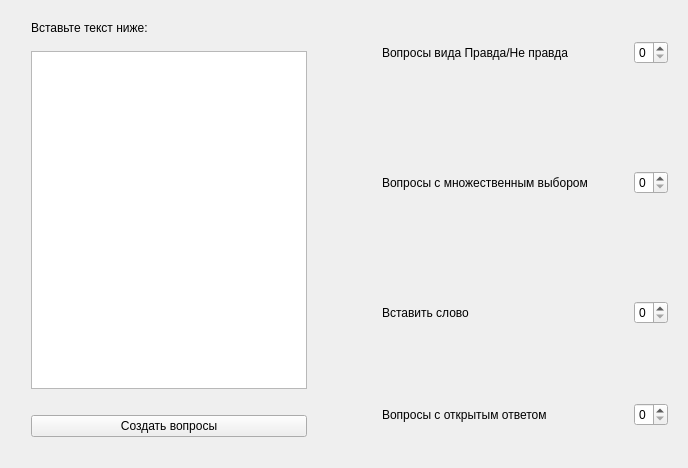
<?xml version="1.0" encoding="UTF-8"?>
<ui version="4.0">
 <class>Widget</class>
 <widget class="QWidget" name="Widget">
  <property name="geometry">
   <rect>
    <x>0</x>
    <y>0</y>
    <width>688</width>
    <height>468</height>
   </rect>
  </property>
  <property name="windowTitle">
   <string>Widget</string>
  </property>
  <layout class="QHBoxLayout" name="horizontalLayout">
   <item>
    <spacer name="horizontalSpacer_9">
     <property name="orientation">
      <enum>Qt::Horizontal</enum>
     </property>
     <property name="sizeType">
      <enum>QSizePolicy::Minimum</enum>
     </property>
     <property name="sizeHint" stdset="0">
      <size>
       <width>20</width>
       <height>20</height>
      </size>
     </property>
    </spacer>
   </item>
   <item>
    <layout class="QVBoxLayout" name="verticalLayout">
     <item>
      <spacer name="verticalSpacer_4">
       <property name="orientation">
        <enum>Qt::Vertical</enum>
       </property>
       <property name="sizeType">
        <enum>QSizePolicy::Minimum</enum>
       </property>
       <property name="sizeHint" stdset="0">
        <size>
         <width>20</width>
         <height>10</height>
        </size>
       </property>
      </spacer>
     </item>
     <item>
      <widget class="QLabel" name="label">
       <property name="mouseTracking">
        <bool>false</bool>
       </property>
       <property name="text">
        <string>Вставьте текст ниже:</string>
       </property>
       <property name="margin">
        <number>10</number>
       </property>
      </widget>
     </item>
     <item>
      <spacer name="verticalSpacer_3">
       <property name="orientation">
        <enum>Qt::Vertical</enum>
       </property>
       <property name="sizeType">
        <enum>QSizePolicy::Minimum</enum>
       </property>
       <property name="sizeHint" stdset="0">
        <size>
         <width>20</width>
         <height>10</height>
        </size>
       </property>
      </spacer>
     </item>
     <item>
      <widget class="QPlainTextEdit" name="plainTextEdit">
       <property name="sizePolicy">
        <sizepolicy hsizetype="Expanding" vsizetype="Expanding">
         <horstretch>19</horstretch>
         <verstretch>0</verstretch>
        </sizepolicy>
       </property>
      </widget>
     </item>
     <item>
      <spacer name="verticalSpacer">
       <property name="orientation">
        <enum>Qt::Vertical</enum>
       </property>
       <property name="sizeType">
        <enum>QSizePolicy::Minimum</enum>
       </property>
       <property name="sizeHint" stdset="0">
        <size>
         <width>20</width>
         <height>20</height>
        </size>
       </property>
      </spacer>
     </item>
     <item>
      <widget class="QPushButton" name="pushButton">
       <property name="text">
        <string>Создать вопросы</string>
       </property>
      </widget>
     </item>
     <item>
      <spacer name="verticalSpacer_2">
       <property name="orientation">
        <enum>Qt::Vertical</enum>
       </property>
       <property name="sizeType">
        <enum>QSizePolicy::Minimum</enum>
       </property>
       <property name="sizeHint" stdset="0">
        <size>
         <width>20</width>
         <height>20</height>
        </size>
       </property>
      </spacer>
     </item>
    </layout>
   </item>
   <item>
    <spacer name="horizontalSpacer_10">
     <property name="orientation">
      <enum>Qt::Horizontal</enum>
     </property>
     <property name="sizeType">
      <enum>QSizePolicy::Minimum</enum>
     </property>
     <property name="sizeHint" stdset="0">
      <size>
       <width>20</width>
       <height>20</height>
      </size>
     </property>
    </spacer>
   </item>
   <item>
    <layout class="QVBoxLayout" name="verticalLayout_2">
     <item>
      <widget class="QWidget" name="widget_4" native="true">
       <layout class="QHBoxLayout" name="horizontalLayout_3">
        <item>
         <spacer name="horizontalSpacer_5">
          <property name="orientation">
           <enum>Qt::Horizontal</enum>
          </property>
          <property name="sizeType">
           <enum>QSizePolicy::Minimum</enum>
          </property>
          <property name="sizeHint" stdset="0">
           <size>
            <width>40</width>
            <height>20</height>
           </size>
          </property>
         </spacer>
        </item>
        <item>
         <widget class="QLabel" name="label_5">
          <property name="text">
           <string>Вопросы вида Правда/Не правда</string>
          </property>
         </widget>
        </item>
        <item>
         <spacer name="horizontalSpacer_4">
          <property name="orientation">
           <enum>Qt::Horizontal</enum>
          </property>
          <property name="sizeHint" stdset="0">
           <size>
            <width>40</width>
            <height>20</height>
           </size>
          </property>
         </spacer>
        </item>
        <item>
         <widget class="QSpinBox" name="spinBox_4">
          <property name="minimum">
           <number>0</number>
          </property>
          <property name="maximum">
           <number>5</number>
          </property>
          <property name="displayIntegerBase">
           <number>10</number>
          </property>
         </widget>
        </item>
       </layout>
      </widget>
     </item>
     <item>
      <spacer name="verticalSpacer_7">
       <property name="orientation">
        <enum>Qt::Vertical</enum>
       </property>
       <property name="sizeType">
        <enum>QSizePolicy::Minimum</enum>
       </property>
       <property name="sizeHint" stdset="0">
        <size>
         <width>20</width>
         <height>40</height>
        </size>
       </property>
      </spacer>
     </item>
     <item>
      <widget class="QWidget" name="widget_3" native="true">
       <layout class="QHBoxLayout" name="horizontalLayout_2">
        <item>
         <spacer name="horizontalSpacer_6">
          <property name="orientation">
           <enum>Qt::Horizontal</enum>
          </property>
          <property name="sizeType">
           <enum>QSizePolicy::Minimum</enum>
          </property>
          <property name="sizeHint" stdset="0">
           <size>
            <width>40</width>
            <height>20</height>
           </size>
          </property>
         </spacer>
        </item>
        <item>
         <widget class="QLabel" name="label_4">
          <property name="text">
           <string>Вопросы с множественным выбором</string>
          </property>
         </widget>
        </item>
        <item>
         <spacer name="horizontalSpacer">
          <property name="orientation">
           <enum>Qt::Horizontal</enum>
          </property>
          <property name="sizeHint" stdset="0">
           <size>
            <width>40</width>
            <height>20</height>
           </size>
          </property>
         </spacer>
        </item>
        <item>
         <widget class="QSpinBox" name="spinBox">
          <property name="maximum">
           <number>5</number>
          </property>
         </widget>
        </item>
       </layout>
      </widget>
     </item>
     <item>
      <spacer name="verticalSpacer_5">
       <property name="orientation">
        <enum>Qt::Vertical</enum>
       </property>
       <property name="sizeType">
        <enum>QSizePolicy::Minimum</enum>
       </property>
       <property name="sizeHint" stdset="0">
        <size>
         <width>20</width>
         <height>40</height>
        </size>
       </property>
      </spacer>
     </item>
     <item>
      <widget class="QWidget" name="widget_2" native="true">
       <layout class="QHBoxLayout" name="horizontalLayout_4">
        <item>
         <spacer name="horizontalSpacer_7">
          <property name="orientation">
           <enum>Qt::Horizontal</enum>
          </property>
          <property name="sizeType">
           <enum>QSizePolicy::Minimum</enum>
          </property>
          <property name="sizeHint" stdset="0">
           <size>
            <width>40</width>
            <height>20</height>
           </size>
          </property>
         </spacer>
        </item>
        <item>
         <widget class="QLabel" name="label_2">
          <property name="text">
           <string>Вставить слово</string>
          </property>
         </widget>
        </item>
        <item>
         <spacer name="horizontalSpacer_2">
          <property name="orientation">
           <enum>Qt::Horizontal</enum>
          </property>
          <property name="sizeHint" stdset="0">
           <size>
            <width>40</width>
            <height>20</height>
           </size>
          </property>
         </spacer>
        </item>
        <item>
         <widget class="QSpinBox" name="spinBox_2">
          <property name="maximum">
           <number>5</number>
          </property>
         </widget>
        </item>
       </layout>
      </widget>
     </item>
     <item>
      <spacer name="verticalSpacer_6">
       <property name="orientation">
        <enum>Qt::Vertical</enum>
       </property>
       <property name="sizeType">
        <enum>QSizePolicy::Minimum</enum>
       </property>
       <property name="sizeHint" stdset="0">
        <size>
         <width>20</width>
         <height>13</height>
        </size>
       </property>
      </spacer>
     </item>
     <item>
      <widget class="QWidget" name="widget" native="true">
       <layout class="QHBoxLayout" name="horizontalLayout_5">
        <item>
         <spacer name="horizontalSpacer_8">
          <property name="orientation">
           <enum>Qt::Horizontal</enum>
          </property>
          <property name="sizeType">
           <enum>QSizePolicy::Minimum</enum>
          </property>
          <property name="sizeHint" stdset="0">
           <size>
            <width>40</width>
            <height>20</height>
           </size>
          </property>
         </spacer>
        </item>
        <item>
         <widget class="QLabel" name="label_3">
          <property name="text">
           <string>Вопросы с открытым ответом</string>
          </property>
         </widget>
        </item>
        <item>
         <spacer name="horizontalSpacer_3">
          <property name="orientation">
           <enum>Qt::Horizontal</enum>
          </property>
          <property name="sizeHint" stdset="0">
           <size>
            <width>40</width>
            <height>20</height>
           </size>
          </property>
         </spacer>
        </item>
        <item>
         <widget class="QSpinBox" name="spinBox_3">
          <property name="maximum">
           <number>5</number>
          </property>
         </widget>
        </item>
       </layout>
      </widget>
     </item>
    </layout>
   </item>
  </layout>
 </widget>
 <resources/>
 <connections/>
 <slots>
  <slot>setText()</slot>
  <slot>setTrueFalse(int)</slot>
  <slot>setMultipleChoice(int)</slot>
  <slot>setFillInTheBlank(int)</slot>
  <slot>setOpenQuestion(int)</slot>
 </slots>
</ui>
